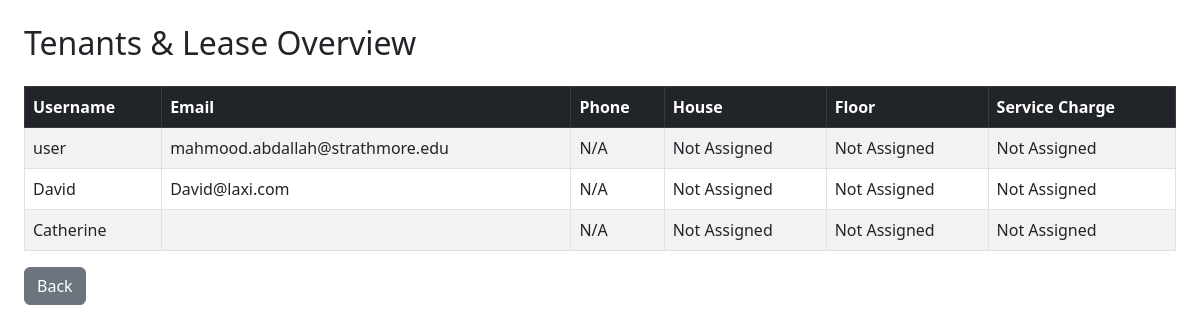
Page /manage-tenants/ (signed in) on the earlier database version.
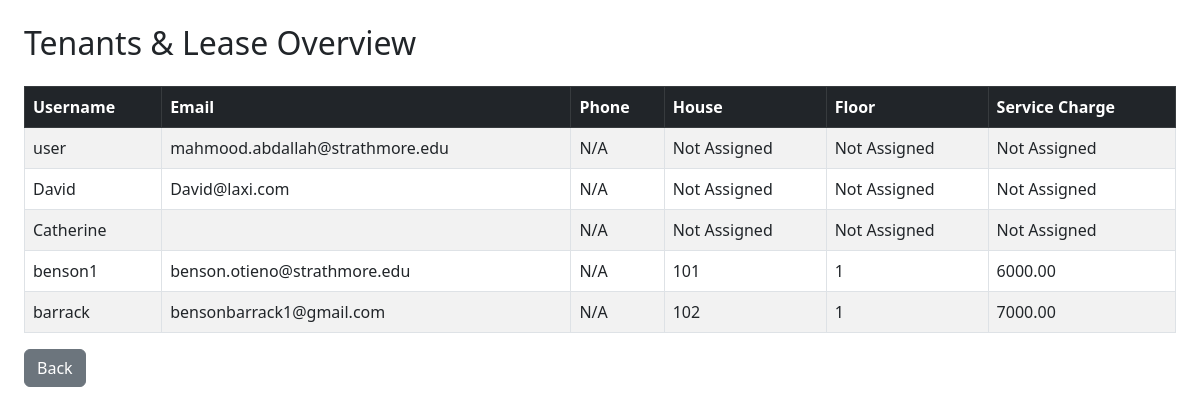
Same page on the later database version.
### accounts/models.py (models this page shows, shortened)
class User(AbstractUser):
    ROLE_CHOICES = (
        ('manager', 'Manager'),
        ('tenant', 'Tenant'),
    )
    role = models.CharField(max_length=20, choices=ROLE_CHOICES, default='tenant')

class House(models.Model):
        number = models.CharField(max_length=10, unique=True)
        floor = models.IntegerField()
        description = models.TextField(blank=True, null=True)

class Lease(models.Model):
    tenant = models.ForeignKey(User, on_delete=models.CASCADE)   # The tenant renting
    house = models.ForeignKey(House, on_delete=models.CASCADE)   # The house being leased
    start_date = models.DateField(default=timezone.now)
    service_charge = models.DecimalField(max_digits=10, decimal_places=2)

### accounts/views.py (the view)
# urls.py: path('manage-tenants/', views.manage_tenants, name='manage_tenants'),
@login_required
def manage_tenants(request):
    tenants = User.objects.filter(role="tenant")
    tenant_data = []
    for tenant in tenants:
        lease = Lease.objects.filter(tenant=tenant).select_related("house").first()
        tenant_data.append({
            "username": tenant.username,
            "email": tenant.email,
            "phone": getattr(tenant, "phone", "N/A"),  # safe fallback
            "house": lease.house.number if lease else "Not Assigned",
            "floor": lease.house.floor if lease else "Not Assigned",
            "service_charge": lease.service_charge if lease else "Not Assigned",
        })
    return render(request, "accounts/manage_tenants.html", {"tenant_data": tenant_data})

### accounts/templates/accounts/manage_tenants.html (shortened to what this page needs)
<!DOCTYPE html>
<html>
<head>
    <link href="https://cdn.jsdelivr.net/npm/bootstrap@5.3.0/dist/css/bootstrap.min.css" rel="stylesheet">
</head>
<body class="p-4">
    <h2 class="mb-4">Tenants & Lease Overview</h2>
    <table class="table table-bordered table-striped">
        <thead class="table-dark">
            <tr>
                <th>Username</th>
                <th>Email</th>
                <th>Phone</th>
                <th>House</th>
                <th>Floor</th>
                <th>Service Charge</th>
            </tr>
        </thead>
        <tbody>
            {% for t in tenant_data %}
                <tr>
                    <td>{{ t.username }}</td>
                    <td>{{ t.email }}</td>
                    <td>{{ t.phone }}</td>
                    <td>{{ t.house|default:"—" }}</td>
                    <td>{{ t.floor|default:"—" }}</td>
                    <td>
                        {% if t.service_charge %}
                            {{ t.service_charge }}
                        {% else %}
                            —
                        {% endif %}
                    </td>
                </tr>
            {% empty %}
                <tr>
                    <td colspan="6" class="text-center">No tenants found.</td>
                </tr>
            {% endfor %}
        </tbody>
    </table>
    <a href="{% url 'manager_dashboard' %}" class="btn btn-secondary">Back</a>
</body>
</html>

Differences in the rows shown:
added User: username "benson1", email "benson.otieno@strathmore.edu"
now on this page (row unchanged): House: house "101"
added Lease: service_charge "6000.00"
added User: username "barrack", email "bensonbarrack1@gmail.com"
now on this page (row unchanged): House: house "102"
added Lease: service_charge "7000.00"
Other differences:
new list line: "N/A 1"
